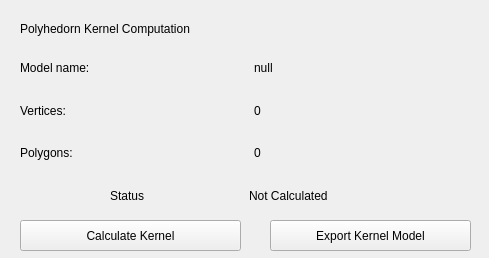
<?xml version="1.0" encoding="UTF-8"?>
<ui version="4.0">
 <class>KernelWidget</class>
 <widget class="QWidget" name="KernelWidget">
  <property name="geometry">
   <rect>
    <x>0</x>
    <y>0</y>
    <width>489</width>
    <height>258</height>
   </rect>
  </property>
  <property name="minimumSize">
   <size>
    <width>489</width>
    <height>258</height>
   </size>
  </property>
  <property name="maximumSize">
   <size>
    <width>489</width>
    <height>258</height>
   </size>
  </property>
  <property name="windowTitle">
   <string>Polyhedron Kernel Computation</string>
  </property>
  <property name="autoFillBackground">
   <bool>true</bool>
  </property>
  <widget class="QPushButton" name="calculateKernel">
   <property name="geometry">
    <rect>
     <x>20</x>
     <y>220</y>
     <width>221</width>
     <height>31</height>
    </rect>
   </property>
   <property name="text">
    <string>Calculate Kernel</string>
   </property>
  </widget>
  <widget class="QWidget" name="verticalLayoutWidget">
   <property name="geometry">
    <rect>
     <x>20</x>
     <y>50</y>
     <width>461</width>
     <height>121</height>
    </rect>
   </property>
   <layout class="QVBoxLayout" name="verticalLayout">
    <item>
     <layout class="QHBoxLayout" name="horizontalLayout_3">
      <item>
       <widget class="QLabel" name="label_2">
        <property name="text">
         <string>Model name: </string>
        </property>
        <property name="textFormat">
         <enum>Qt::AutoText</enum>
        </property>
       </widget>
      </item>
      <item>
       <widget class="QLabel" name="label_name_model">
        <property name="text">
         <string>null</string>
        </property>
       </widget>
      </item>
     </layout>
    </item>
    <item>
     <layout class="QHBoxLayout" name="horizontalLayout">
      <item>
       <widget class="QLabel" name="label_vertice">
        <property name="text">
         <string>Vertices:</string>
        </property>
       </widget>
      </item>
      <item>
       <widget class="QLabel" name="label_count_vertices">
        <property name="text">
         <string>0</string>
        </property>
       </widget>
      </item>
     </layout>
    </item>
    <item>
     <layout class="QHBoxLayout" name="horizontalLayout_2">
      <item>
       <widget class="QLabel" name="label_polygons">
        <property name="text">
         <string>Polygons:</string>
        </property>
       </widget>
      </item>
      <item>
       <widget class="QLabel" name="label_count_polygons">
        <property name="text">
         <string>0</string>
        </property>
       </widget>
      </item>
     </layout>
    </item>
   </layout>
  </widget>
  <widget class="QLabel" name="titlePolyhedornKernel">
   <property name="geometry">
    <rect>
     <x>20</x>
     <y>20</y>
     <width>221</width>
     <height>17</height>
    </rect>
   </property>
   <property name="text">
    <string>Polyhedorn Kernel Computation</string>
   </property>
  </widget>
  <widget class="QWidget" name="horizontalLayoutWidget_4">
   <property name="geometry">
    <rect>
     <x>110</x>
     <y>180</y>
     <width>271</width>
     <height>31</height>
    </rect>
   </property>
   <layout class="QHBoxLayout" name="horizontalLayout_4">
    <item>
     <widget class="QLabel" name="label">
      <property name="text">
       <string>Status</string>
      </property>
     </widget>
    </item>
    <item>
     <widget class="QLabel" name="label_status">
      <property name="text">
       <string>Not Calculated</string>
      </property>
     </widget>
    </item>
   </layout>
  </widget>
  <widget class="QPushButton" name="exportKernel">
   <property name="geometry">
    <rect>
     <x>270</x>
     <y>220</y>
     <width>201</width>
     <height>31</height>
    </rect>
   </property>
   <property name="text">
    <string>Export Kernel Model</string>
   </property>
  </widget>
 </widget>
 <resources/>
 <connections/>
</ui>
